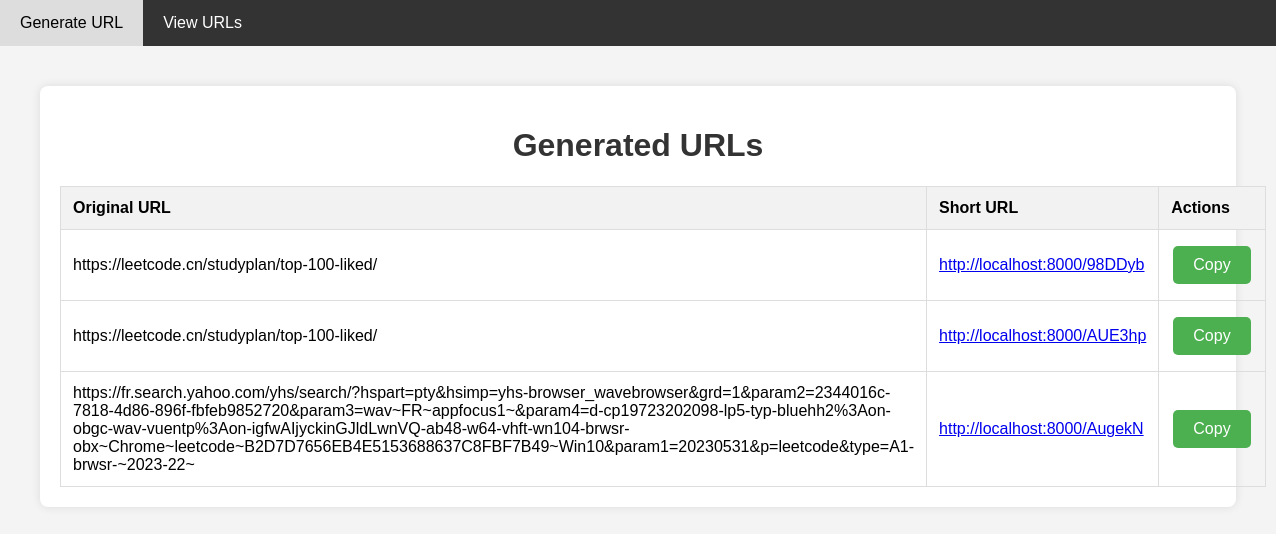
/view_urls/, run on the app's committed database.
### shortener/models.py (models this page shows, shortened)
class URL(models.Model):
    original_url = models.URLField()
    short_url = models.CharField(max_length=10, unique=True)

### shortener/views.py (the view)
# urls.py: path('view_urls/', views.view_urls, name='view_urls'),
def view_urls(request):
    urls = URL.objects.all()
    full_urls = [{'original_url': url.original_url, 'short_url': f'http://localhost:8000/{url.short_url}'} for url in urls]
    return render(request, 'view_urls.html', {'urls': full_urls})

### shortener/templates/view_urls.html (shortened to what this page needs)
{% extends 'base.html' %}
{% block content %}
<h1>Generated URLs</h1>
<table>
    <thead>
        <tr>
            <th>Original URL</th>
            <th>Short URL</th>
            <th>Actions</th>
        </tr>
    </thead>
    <tbody>
        {% for url in urls %}
        <tr>
            <td>{{ url.original_url }}</td>
            <td><a href="{{ url.short_url }}">{{ url.short_url }}</a></td>
            <td>
                <button class="button" onclick="copyToClipboard('{{ url.short_url }}')">Copy</button>
            </td>
        </tr>
        {% endfor %}
    </tbody>
</table>
{% endblock %}

### shortener/templates/base.html (shortened to what this page needs)
<!DOCTYPE html>
<html>
<head>
</head>
<body>
    <div class="navbar">
        <a href="{% url 'index' %}">Generate URL</a>
        <a href="{% url 'view_urls' %}">View URLs</a>
    </div>
    <div class="container">
        {% block content %}
        {% endblock %}
    </div>
</body>
</html>

### shortener/templates/base.html (style rules this page uses)
body { font-family: Arial, sans-serif; margin: 0; padding: 0; background-color: #f4f4f4; }
.navbar { background-color: #333; overflow: hidden; }
.navbar a { float: left; display: block; color: white; text-align: center; padding: 14px 20px; text-decoration: none; }
.container { padding: 20px; text-align: center; background-color: white; box-shadow: 0 0 10px rgba(0, 0, 0, 0.1); margin: 40px 40px; border-radius: 8px; }
.button { background-color: #4CAF50; border: none; color: white; padding: 10px 20px; text-align: center; text-decoration: none; display: inline-block; font-size: 16px; margin: 4px 2px; cursor: pointer; border-radius: 4px; }
h1 { color: #333; }
table { width: 100%; border-collapse: collapse; margin-top: 20px; }
table, th, td { border: 1px solid #ddd; }
th, td { padding: 12px; text-align: left; }
th { background-color: #f2f2f2; }
.button { background-color: #4CAF50; color: white; border: none; padding: 10px 20px; cursor: pointer; border-radius: 5px; text-decoration: none; }

### data on the page
URL: original_url "https://leetcode.cn/studyplan/top-100-liked/"
URL: original_url "https://leetcode.cn/studyplan/top-100-liked/"
URL: original_url "https://fr.search.yahoo.com/yhs/search/?hspart=pty&hsimp=yhs-browser_wavebrowser&grd=1&param2=2344016c-7818-4d86-896f-fbfeb9852720&param3=wav~FR~appfocus1~&param4=d-cp19723202098-lp5-typ-bluehh2%3Aon-obgc-wav-vuentp%3Aon-igfwAIjyckinGJldLwnVQ-ab48-w64-vhft-wn104-brwsr-obx~Chrome~leetcode~B2D7D7656EB4E5153688637C8FBF7B49~Win10&param1=20230531&p=leetcode&type=A1-brwsr-~2023-22~"

### other printed values
{{ url.short_url }} "http://localhost:8000/98DDyb" "http://localhost:8000/AUE3hp" "http://localhost:8000/AugekN"
